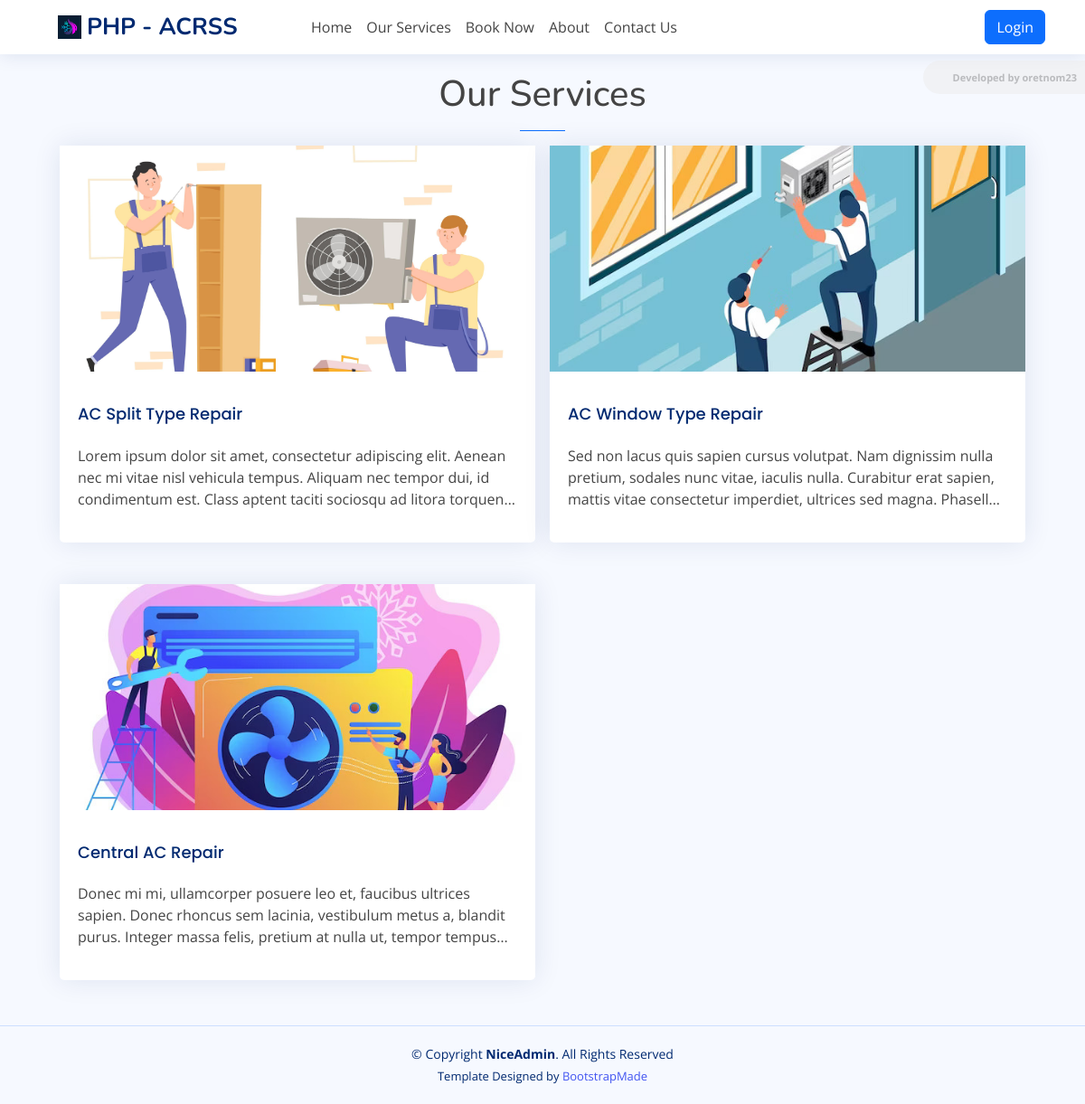
/?page=services, run on the app's committed database.
### tables this page shows
CREATE TABLE `service_list` (
  `id` bigint(30) NOT NULL,
  `name` text NOT NULL,
  `description` text NOT NULL,
  `price` float(12,2) NOT NULL DEFAULT 0.00,
  `image_path` text DEFAULT NULL,
  `status` tinyint(1) NOT NULL DEFAULT 1,
  `created_at` datetime NOT NULL DEFAULT current_timestamp(),
  `updated_at` datetime NOT NULL
);

### classes/DBConnection.php (called while the page is built, shortened)
<?php
class DBConnection{
    private $host = 'localhost';
    private $username = 'root';
    private $password = 'root';
    private $database = 'acrss_db';
    public $conn;
    public function __construct(){
        if (!isset($this->conn)) {
            $this->conn = new mysqli($this->host, $this->username, $this->password, $this->database);
        }
    }
}
?>

### classes/SystemSettings.php (called while the page is built, shortened)
<?php
class SystemSettings extends DBConnection{
	function info($field=''){
		if(!empty($field)){
			if(isset($_SESSION['system_info'][$field]))
				return $_SESSION['system_info'][$field];
			else
				return false;
		}else{
			return false;
		}
	}
}
$_settings = new SystemSettings();
?>

### config.php (called while the page is built, shortened)
<?php
require_once('classes/DBConnection.php');
require_once('classes/SystemSettings.php');
function validate_image($file){
    global $_settings;
	if(!empty($file)){
        $ex = explode("?",$file);
        $file = $ex[0];
        $ts = isset($ex[1]) ? "?".$ex[1] : '';
		if(is_file(base_app.$file)){
			return base_url.$file.$ts;
		}else{
			return base_url.($_settings->info('logo'));
		}
	}else{
		return base_url.($_settings->info('logo'));
	}
}
?>

### services/index.php (the view, shortened to what this page needs)
<h1 class="pageTitle text-center">Our Services</h1>
<hr class="mx-auto bg-primary border-primary opacity-100" style="width:50px">
<div class="container-sm">
    <?php
    $services = $conn->query("SELECT * FROM `service_list` where `status` = 1 order by `name` asc")->fetch_all(MYSQLI_ASSOC);
    ?>
    <div id="service-list">
        <?php if(count($services) > 0): ?>
        <?php foreach($services as $row): ?>
        <a href="<?= base_url.'?page=services/view&id='.$row['id'] ?>" class="service-item text-decoration-none text-reset">
            <div class="card">
                <div class="service-card-img">
                    <img src="<?= validate_image($row['image_path']) ?>" alt="">
                </div>
                <div class="card-body pt-3">
                    <h4 class="card-title"><?= $row['name'] ?></h4>
                    <p class="truncate-3"><?= strip_tags(htmlspecialchars_decode($row['description'])) ?></p>
                </div>
            </div>
        </a>
        <?php endforeach; ?>
        <?php endif; ?>
    </div>
</div>

### index.php (shortened to what this page needs)
<?php require_once('./config.php'); ?>
<!DOCTYPE html>
<html lang="en">
<?php require_once('inc/header.php') ?>
  <body class="toggle-sidebar">
     <?php $page = isset($_GET['page']) ? $_GET['page'] : 'home';  ?>
     <?php require_once('inc/topBarNav.php') ?>
      <main id="main" class="main">
        <div class="container-xl px-4">
          <?php
            if(!file_exists($page.".php") && !is_dir($page)){
                include '404.html';
            }else{
              if(is_dir($page))
                include $page.'/index.php';
              else
                include $page.'.php';
            }
          ?>
        </div>
      </main>
    <?php require_once('inc/footer.php') ?>
  </body>
</html>

### inc/header.php (shortened to what this page needs)
<head>
    <link href="<?= base_url ?>assets/vendor/bootstrap/css/bootstrap.min.css" rel="stylesheet">
    <link href="<?= base_url ?>assets/vendor/bootstrap-icons/bootstrap-icons.css" rel="stylesheet">
    <link href="<?= base_url ?>assets/vendor/boxicons/css/boxicons.min.css" rel="stylesheet">
    <link href="<?= base_url ?>assets/vendor/quill/quill.snow.css" rel="stylesheet">
    <link href="<?= base_url ?>assets/vendor/quill/quill.bubble.css" rel="stylesheet">
    <link href="<?= base_url ?>assets/vendor/remixicon/remixicon.css" rel="stylesheet">
    <link href="<?= base_url ?>assets/vendor/simple-datatables/style.css" rel="stylesheet">
    <link href="<?= base_url ?>assets/vendor/select2-4.1.0-rc.0/dist/css/select2.min.css" rel="stylesheet">
    <link href="<?= base_url ?>assets/css/style.css" rel="stylesheet">
    <link href="<?= base_url ?>assets/css/custom.css" rel="stylesheet">
  </head>

### inc/topBarNav.php
<header id="header" class="header fixed-top d-flex align-items-center">
  <div class="container-lg d-flex justify-content-between px-4">
    <div class="d-flex align-items-center justify-content-between">
      <a href="index.html" class="logo d-flex align-items-center">
        <img src="<?= validate_image($_settings->info('logo')) ?>" alt="System Logo">
        <span class="d-none d-lg-block"><?= $_settings->info('short_name') ?></span>
      </a>
    </div>
    <nav class="header-nav me-auto">
      <ul class="d-flex align-items-center h-100">
        <li class="nav-item pe-3">
            <a href="<?= base_url ?>" class="nav-link">Home</a>
        </li>
        <li class="nav-item pe-3">
            <a href="<?= base_url.'?page=services' ?>" class="nav-link">Our Services</a>
        </li>
        <li class="nav-item pe-3">
            <a href="<?= base_url.'?page=booking' ?>" class="nav-link">Book Now</a>
        </li>
        <li class="nav-item pe-3">
            <a href="<?= base_url."?page=about" ?>" class="nav-link">About</a>
        </li>
        <li class="nav-item pe-3">
            <a href="<?= base_url.'?page=contact' ?>" class="nav-link">Contact Us</a>
        </li>
      </ul>
    </nav>
    <div class="d-flex align-items-center justify-content-between">
            <a href="<?= base_url.'admin' ?>" class="btn btn-primary">Login</a>
    </div>
  </div>
</header>

### inc/footer.php (shortened to what this page needs)
<footer id="footer" class="footer">
    <div class="copyright">
      &copy; Copyright <strong><span>NiceAdmin</span></strong>. All Rights Reserved
    </div>
    <div class="credits">
      Template Designed by <a href="https://bootstrapmade.com/">BootstrapMade</a>
    </div>
  </footer>

### assets/css/style.css (style rules this page uses)
:root { scroll-behavior: smooth; }
body { font-family: "Open Sans", sans-serif; background: #f6f9ff; color: #444444; }
a { color: #4154f1; text-decoration: none; }
h1, h2, h3, h4, h5, h6 { font-family: "Nunito", sans-serif; }
#main { margin-top: 60px; padding: 20px 30px; transition: all 0.3s; }
.card { margin-bottom: 30px; border: none; border-radius: 5px; box-shadow: 0px 0 30px rgba(1, 41, 112, 0.1); }
.card-title { padding: 20px 0 15px 0; font-size: 18px; font-weight: 500; color: #012970; font-family: "Poppins", sans-serif; }
.card-body { padding: 0 20px 20px 20px; }
.logo { line-height: 1; }
@media (min-width: 1200px) { .logo { width: 280px; } }
.logo img { max-height: 26px; margin-right: 6px; }
.logo span { font-size: 26px; font-weight: 700; color: #012970; font-family: "Nunito", sans-serif; }
.header { transition: all 0.5s; z-index: 997; height: 60px; box-shadow: 0px 2px 20px rgba(1, 41, 112, 0.1); background-color: #fff; padding-left: 20px; }
.header-nav ul { list-style: none; }
.header-nav>ul { margin: 0; padding: 0; }
@media (min-width: 1200px) { #main, #footer { margin-left: 300px; } }
@media (min-width: 1200px) { .toggle-sidebar #main, .toggle-sidebar #footer { margin-left: 0; } }
.footer { padding: 20px 0; font-size: 14px; transition: all 0.3s; border-top: 1px solid #cddfff; }
.footer .copyright { text-align: center; color: #012970; }
.footer .credits { padding-top: 5px; text-align: center; font-size: 13px; color: #012970; }
div#service-list { position: relative; width: 100%; display: grid; grid-template-columns: repeat(3, 1fr); grid-gap: 1em; }
.service-item { width: 400px; margin: 0 auto; }
@media (max-width: 1300px) { div#service-list { grid-template-columns: repeat(2, 1fr); } }
@media (max-width: 1300px) { .service-item { width: 100%; } }
.service-card-img { width: 100%; height: 250px; overflow: hidden; }
.service-card-img>img { width: 100%; height: 100%; object-fit: cover; object-position: center center; transition:transform .2s ease; }

### assets/css/custom.css (style rules this page uses)
.truncate-3 { overflow: hidden; text-overflow: ellipsis; display: -webkit-box; -webkit-line-clamp: 3; -webkit-box-orient: vertical; }

### data on the page
service_list: image_path (picture), name "AC Split Type Repair", description "Lorem ipsum dolor sit amet, consectetur adipiscing elit. Aenean nec mi vitae nisl vehicula tempus. Aliquam nec tempor dui, id condimentum est. Class aptent taciti sociosqu ad litora…"
service_list: image_path (picture), name "AC Window Type Repair", description "Sed non lacus quis sapien cursus volutpat. Nam dignissim nulla pretium, sodales nunc vitae, iaculis nulla. Curabitur erat sapien, mattis vitae consectetur imperdiet, ultrices sed magna.…"
service_list: image_path (picture), name "Central AC Repair", description "Donec mi mi, ullamcorper posuere leo et, faucibus ultrices sapien. Donec rhoncus sem lacinia, vestibulum metus a, blandit purus. Integer massa felis, pretium at nulla ut, tempor…"

### other printed values
$_settings->info('short_name') "PHP - ACRSS"
